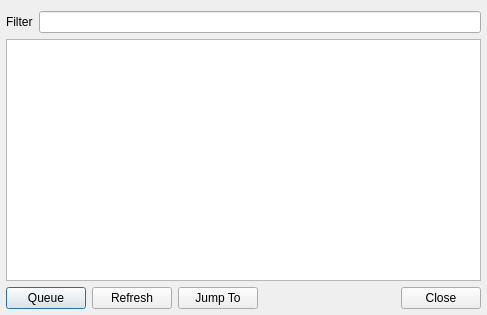
<?xml version="1.0" encoding="UTF-8"?>
<ui version="4.0">
 <class>JumpToTrackDialog</class>
 <widget class="QDialog" name="JumpToTrackDialog">
  <property name="geometry">
   <rect>
    <x>0</x>
    <y>0</y>
    <width>487</width>
    <height>315</height>
   </rect>
  </property>
  <property name="windowTitle">
   <string>Jump To Track</string>
  </property>
  <layout class="QVBoxLayout" name="verticalLayout">
   <property name="leftMargin">
    <number>6</number>
   </property>
   <property name="rightMargin">
    <number>6</number>
   </property>
   <property name="bottomMargin">
    <number>6</number>
   </property>
   <item>
    <layout class="QHBoxLayout">
     <property name="spacing">
      <number>6</number>
     </property>
     <property name="margin">
      <number>0</number>
     </property>
     <item>
      <widget class="QLabel" name="label">
       <property name="text">
        <string>Filter</string>
       </property>
      </widget>
     </item>
     <item>
      <widget class="QLineEdit" name="filterLineEdit"/>
     </item>
    </layout>
   </item>
   <item>
    <widget class="QListView" name="songsListView">
     <property name="editTriggers">
      <set>QAbstractItemView::NoEditTriggers</set>
     </property>
     <property name="alternatingRowColors">
      <bool>true</bool>
     </property>
     <property name="selectionBehavior">
      <enum>QAbstractItemView::SelectRows</enum>
     </property>
    </widget>
   </item>
   <item>
    <layout class="QHBoxLayout" name="horizontalLayout">
     <item>
      <widget class="QPushButton" name="queuePushButton">
       <property name="sizePolicy">
        <sizepolicy hsizetype="Minimum" vsizetype="Preferred">
         <horstretch>0</horstretch>
         <verstretch>0</verstretch>
        </sizepolicy>
       </property>
       <property name="text">
        <string>Queue</string>
       </property>
      </widget>
     </item>
     <item>
      <widget class="QPushButton" name="refreshPushButton">
       <property name="sizePolicy">
        <sizepolicy hsizetype="Minimum" vsizetype="Preferred">
         <horstretch>0</horstretch>
         <verstretch>0</verstretch>
        </sizepolicy>
       </property>
       <property name="text">
        <string>Refresh</string>
       </property>
      </widget>
     </item>
     <item>
      <widget class="QPushButton" name="jumpToPushButton">
       <property name="sizePolicy">
        <sizepolicy hsizetype="Minimum" vsizetype="Preferred">
         <horstretch>0</horstretch>
         <verstretch>0</verstretch>
        </sizepolicy>
       </property>
       <property name="text">
        <string>Jump To</string>
       </property>
      </widget>
     </item>
     <item>
      <widget class="QDialogButtonBox" name="buttonBox">
       <property name="sizePolicy">
        <sizepolicy hsizetype="Minimum" vsizetype="Fixed">
         <horstretch>0</horstretch>
         <verstretch>0</verstretch>
        </sizepolicy>
       </property>
       <property name="standardButtons">
        <set>QDialogButtonBox::Close</set>
       </property>
      </widget>
     </item>
    </layout>
   </item>
  </layout>
 </widget>
 <resources/>
 <connections>
  <connection>
   <sender>buttonBox</sender>
   <signal>rejected()</signal>
   <receiver>JumpToTrackDialog</receiver>
   <slot>close()</slot>
   <hints>
    <hint type="sourcelabel">
     <x>457</x>
     <y>294</y>
    </hint>
    <hint type="destinationlabel">
     <x>481</x>
     <y>279</y>
    </hint>
   </hints>
  </connection>
 </connections>
</ui>
